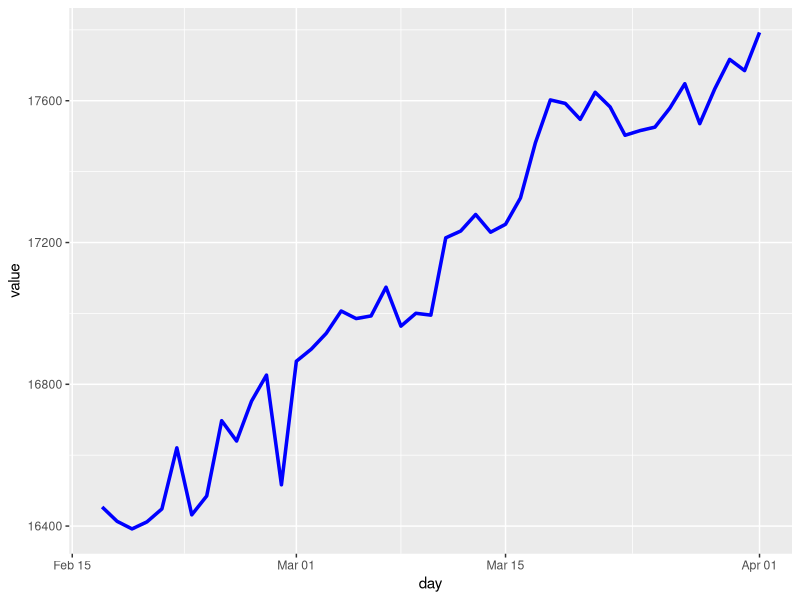
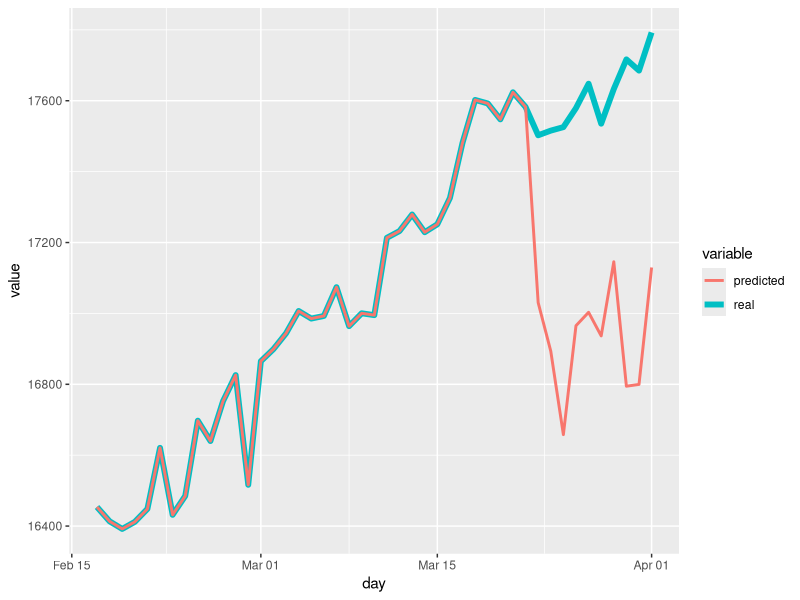

Write R code to recreate these figures, in order. (Note: this script raises an error after producing the figures.)
library(e1071)
library(dplyr)
library(ggplot2)

setwd("C:/Users/Joan/Desktop/TFG")

data <- read.csv("data.csv")

data <- select(data, day, day_p_sc, day_n_sc, value)

data$day <- as.Date(data$day)

p <- ggplot(data, aes(day, value))
p <- p + geom_line(colour = "blue", size = 1.2)
print(p)

answers <- data[36:45,4] # this is what we want to predict

day <- data$day

x_tr <- as.matrix(data[1:35,2:3])
y_tr <- as.matrix(data[1:35,4])

model <- svm(x_tr, y_tr) # model with training data, svr

x_tst <- as.matrix(data[36:45,2:3])

y_tst <- as.vector(predict(model, x_tst))

y_test <- data$value 

k <- 00 # if we add 600 we get more or less good results

y_test[36:45] <- y_tst + k

p <- ggplot(data, aes(day, y = value, color = variable))
p <- p + geom_line(aes(y = value, col = "real"), size = 2) + geom_line(aes(y = y_test + 0, col = "predicted"), size = 1)
print(p)

aux_1 <- data$value[35:45]
aux_2 <- y_test[35:45]

vec_ten <- vector()

for(i in 1:length(aux_1)){
  if(aux_1[i+1] > aux_1[i]){
    vec_ten[i] <- 1
  } else {
    vec_ten[i] <- -1
  }
    
}
  
  